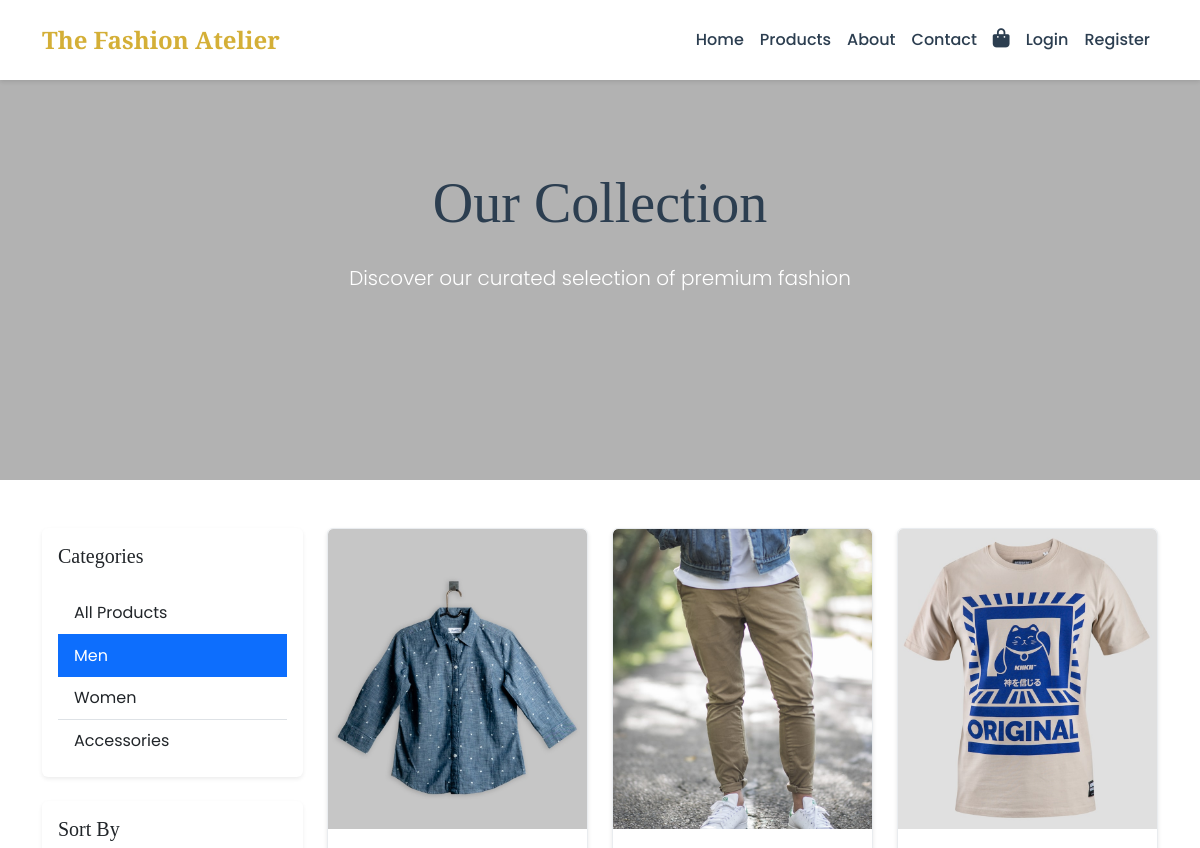
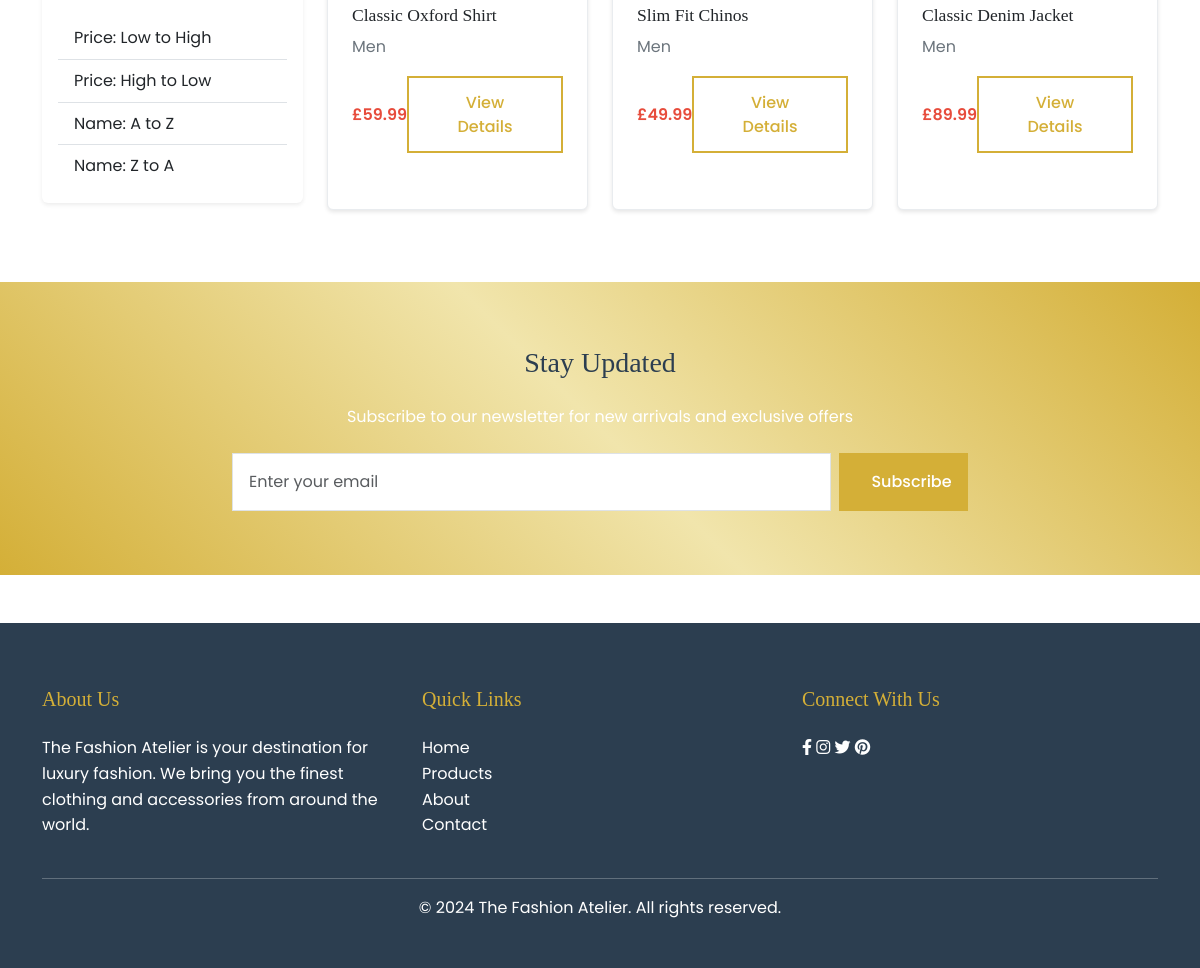
The app's page /products/?category=1 with its own data (2 pictures, top to bottom).
### clothes/models.py (models this page shows, shortened)
class Category(models.Model):
    name = models.CharField(max_length=100)
    slug = models.SlugField(unique=True, blank=True)
    description = models.TextField(blank=True)
    image = models.ImageField(upload_to='categories/', blank=True)
    created_at = models.DateTimeField(auto_now_add=True)
    updated_at = models.DateTimeField(auto_now=True)
    class Meta:
        verbose_name_plural = 'Categories'

class Product(models.Model):
    name = models.CharField(max_length=200)
    slug = models.SlugField(unique=True, blank=True)
    description = models.TextField()
    price = models.DecimalField(max_digits=10, decimal_places=2)
    discount = models.IntegerField(default=0, help_text='Percentage discount (0-100)')
    category = models.ForeignKey(Category, on_delete=models.CASCADE, related_name='products')
    image = models.ImageField(upload_to='products/')
    is_featured = models.BooleanField(default=False)
    is_new = models.BooleanField(default=True)
    stock = models.IntegerField(default=0)
    created_at = models.DateTimeField(auto_now_add=True)
    updated_at = models.DateTimeField(auto_now=True)

### clothes/views.py (the view, shortened to what this page needs)
# urls.py: path('products/', views.products, name='products'),
def products(request):
    products_list = Product.objects.all()
    categories = Category.objects.all()
    category_id = request.GET.get('category')
    if category_id:
        products_list = products_list.filter(category_id=category_id)
    sort = request.GET.get('sort')
    paginator = Paginator(products_list, 9)  # 9 products per page
    page_number = request.GET.get('page')
    products = paginator.get_page(page_number)
    return render(request, 'clothes/products.html', {
        'products': products,
        'categories': categories
    })

### clothes/templates/clothes/products.html (shortened to what this page needs)
{% extends 'clothes/base.html' %}
{% load static %}
{% block content %}
<section class="hero-section" style="background-image: url('{% static 'clothes/images/products-hero.jpg' %}');">
    <div class="hero-bg"></div>
    <div class="container">
        <div class="hero-content text-center">
            <h1 class="display-4 mb-4">Our Collection</h1>
            <p class="lead">Discover our curated selection of premium fashion</p>
        </div>
    </div>
</section>
<section class="py-5">
    <div class="container">
        <div class="row">
            <div class="col-md-3">
                <div class="card shadow-sm mb-4">
                    <div class="card-body">
                        <h5 class="card-title mb-4">Categories</h5>
                        <div class="list-group list-group-flush">
                            <a href="{% url 'clothes:products' %}" class="list-group-item list-group-item-action {% if not request.GET.category %}active{% endif %}">
                                All Products
                            </a>
                            {% for category in categories %}
                            <a href="{% url 'clothes:products' %}?category={{ category.id }}"
                               class="list-group-item list-group-item-action {% if request.GET.category == category.id|stringformat:'s' %}active{% endif %}">
                                {{ category.name }}
                            </a>
                            {% endfor %}
                        </div>
                    </div>
                </div>
                <div class="card shadow-sm">
                    <div class="card-body">
                        <h5 class="card-title mb-4">Sort By</h5>
                        <div class="list-group list-group-flush">
                            <a href="{% url 'clothes:products' %}?sort=price-asc" class="list-group-item list-group-item-action {% if request.GET.sort == 'price-asc' %}active{% endif %}">
                                Price: Low to High
                            </a>
                            <a href="{% url 'clothes:products' %}?sort=price-desc" class="list-group-item list-group-item-action {% if request.GET.sort == 'price-desc' %}active{% endif %}">
                                Price: High to Low
                            </a>
                            <a href="{% url 'clothes:products' %}?sort=name-asc" class="list-group-item list-group-item-action {% if request.GET.sort == 'name-asc' %}active{% endif %}">
                                Name: A to Z
                            </a>
                            <a href="{% url 'clothes:products' %}?sort=name-desc" class="list-group-item list-group-item-action {% if request.GET.sort == 'name-desc' %}active{% endif %}">
                                Name: Z to A
                            </a>
                        </div>
                    </div>
                </div>
            </div>
            <div class="col-md-9">
                <div class="row">
                    {% for product in products %}
                    <div class="col-md-4 mb-4">
                        <div class="card product-card h-100">
                            <img src="{{ product.image.url }}" class="card-img-top" alt="{{ product.name }}">
                            <div class="card-body">
                                <h5 class="card-title">{{ product.name }}</h5>
                                <p class="card-text text-muted">{{ product.category.name }}</p>
                                <div class="d-flex justify-content-between align-items-center">
                                    <span class="price">£{{ product.price }}</span>
                                    <a href="{% url 'clothes:product_detail' product.id %}" class="btn btn-outline-dark">View Details</a>
                                </div>
                            </div>
                        </div>
                    </div>
                    {% endfor %}
                </div>
            </div>
        </div>
    </div>
</section>
<section class="newsletter-section">
    <div class="container">
        <div class="row justify-content-center">
            <div class="col-md-8 text-center">
                <h3 class="mb-4">Stay Updated</h3>
                <p class="mb-4">Subscribe to our newsletter for new arrivals and exclusive offers</p>
                <form class="d-flex gap-2">
                    <input type="email" class="form-control" placeholder="Enter your email">
                    <button type="submit" class="btn btn-gold">Subscribe</button>
                </form>
            </div>
        </div>
    </div>
</section>
{% endblock %}

### clothes/static/clothes/css/style.css (style rules this page uses)
:root { --primary: #2c3e50; --primary-dark: #1a252f; --primary-color: #2c3e50; --secondary-color: #34495e; --accent-color: #e74c3c; --text-color: #2c3e50; --light-gray: #ecf0f1; --white: #ffffff; --gold: #d4af37; --dark-gold: #b38f2d; }
body { font-family: 'Poppins', sans-serif; color: var(--text-color); line-height: 1.6; }
h1, h2, h3, h4, h5, h6 { font-family: 'Playfair Display', serif; color: var(--primary-color); }
.hero-section { position: relative; min-height: 60vh; display: flex; align-items: center; background-size: cover; background-position: center; }
.hero-bg { position: absolute; top: 0; left: 0; right: 0; bottom: 0; background-color: rgba(0,0,0,0.3); }
.hero-content { position: relative; z-index: 1; color: var(--white); }
.btn { padding: 0.8rem 2rem; border-radius: 0; font-weight: 500; transition: all 0.3s ease; }
.btn-outline-dark { border: 2px solid var(--primary-color); color: var(--primary-color); }
.btn-gold { background-color: var(--gold); color: var(--white); border: none; }
.card { border: none; box-shadow: 0 2px 4px rgba(0,0,0,0.1); transition: transform 0.3s ease; }
.card-img-top { height: 300px; object-fit: cover; }
.product-card { margin-bottom: 2rem; }
.product-card .card-body { padding: 1.5rem; }
.product-card .card-title { font-size: 1.1rem; margin-bottom: 0.5rem; }
.product-card .price { color: var(--accent-color); font-weight: 600; }
.newsletter-section { background-color: var(--primary-color); color: var(--white); padding: 4rem 0; }
.newsletter-section .form-control { border-radius: 0; padding: 1rem; }
:root { --gold: #d4af37; --gold-light: #f1e5ac; --gold-glitter: linear-gradient(45deg, #d4af37, #f1e5ac, #d4af37); --off-white: #f8f9fa; --light-gray: #e9ecef; }
.hero-section { min-height: 60vh; background-color: var(--white); color: var(--gold); position: relative; overflow: hidden; }
.hero-bg { position: absolute; top: 0; left: 0; width: 100%; height: 100%; background-size: cover; background-position: center; background-attachment: fixed; filter: brightness(0.9); transition: transform 15s ease-in-out; }
.product-card { transition: all 0.4s cubic-bezier(0.165, 0.84, 0.44, 1); position: relative; overflow: hidden; border: 1px solid var(--light-gray); }
.product-card img { transition: transform 0.6s ease; }
.btn { transition: all 0.3s cubic-bezier(0.4, 0, 0.2, 1); position: relative; overflow: hidden; }
.btn-outline-dark { color: var(--gold); border-color: var(--gold); }
.btn::after { content: ''; position: absolute; top: 50%; left: 50%; width: 0; height: 0; background: rgba(255, 255, 255, 0.2); border-radius: 50%; transform: translate(-50%, -50%); transition: width 0.6s ease, height 0.6s ease; }
.newsletter-section { background: var(--gold-glitter); color: var(--white); position: relative; overflow: hidden; }
.newsletter-section::before { content: ''; position: absolute; top: 0; left: 0; width: 100%; height: 100%; background: url('https://images.unsplash.com/photo-1490481651871-ab68de25d43d?ixlib=rb-1.2.1&auto=format&fit=crop&w=1950&q=80') center/cover no-repeat; opacity: 0.2; filter: brightness(0.7); }
.form-control { transition: all 0.3s ease; }
.text-muted { color: #6c757d !important; }
.container { opacity: 1; transform: translateY(0); transition: all 0.6s ease; }
.hero-content { opacity: 0; transform: translateX(-20px); animation: fadeInLeft 0.8s ease forwards; }

### clothes/templates/clothes/base.html (style rules this page uses)
body { font-family: 'Poppins', sans-serif; background-color: #ffffff; }
h1, h2, h3, h4, h5, h6, .navbar-brand { font-family: 'Playfair Display', serif; }

### records on screen
Category: name "Men"
Category: name "Women"
Category: name "Accessories"
Product: image (picture), name "Classic Oxford Shirt", category.name "Men", price "59.99"
Product: image (picture), name "Slim Fit Chinos", category.name "Men", price "49.99"
Product: image (picture), name "Classic Denim Jacket", category.name "Men", price "89.99"
